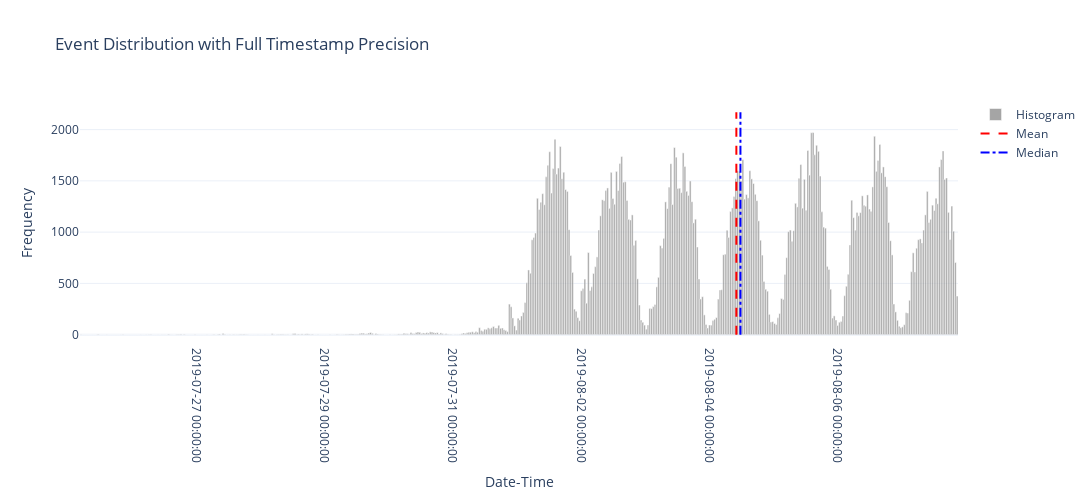

Here is the notebook cell this chart was saved with:
### Code cell
# Plot a histogram by date and time.
plotly_frequency_datetime_plotlypx(df_fs['datetime'], bins=500, density=False, color='grey', title='Event Distribution with Full Timestamp Precision', xlabel='Date-Time', ylabel='Frequency')

### Figure 1 — Plotly figure (JSON) as saved in the notebook; plotly's stock layout.template omitted (floating-point values rounded to 4 significant figures; data arrays with more than 128 entries replaced by an {"elided": "..."} marker saying what was removed)
{"data": [{"marker": {"color": "grey"}, "name": "Histogram", "opacity": 0.7, "type": "bar", "width": {"elided": "500 int values"}, "x": {"elided": "500 str values"}, "y": {"elided": "500 float values"}}, {"line": {"color": "red", "dash": "dash"}, "mode": "lines", "name": "Mean", "type": "scatter", "x": ["2019-08-04T10:19:17.987000+00:00", "2019-08-04T10:19:17.987000+00:00"], "y": [0, 2168.0]}, {"line": {"color": "blue", "dash": "dashdot"}, "mode": "lines", "name": "Median", "type": "scatter", "x": ["2019-08-04T11:51:00+00:00", "2019-08-04T11:51:00+00:00"], "y": [0, 2168.0]}], "layout": {"bargap": 0.05, "height": 500, "title": {"text": "Event Distribution with Full Timestamp Precision"}, "width": 1200, "xaxis": {"tickangle": 90, "tickformat": "%Y-%m-%d %H:%M:%S", "title": {"text": "Date-Time"}}, "yaxis": {"title": {"text": "Frequency"}}}}
